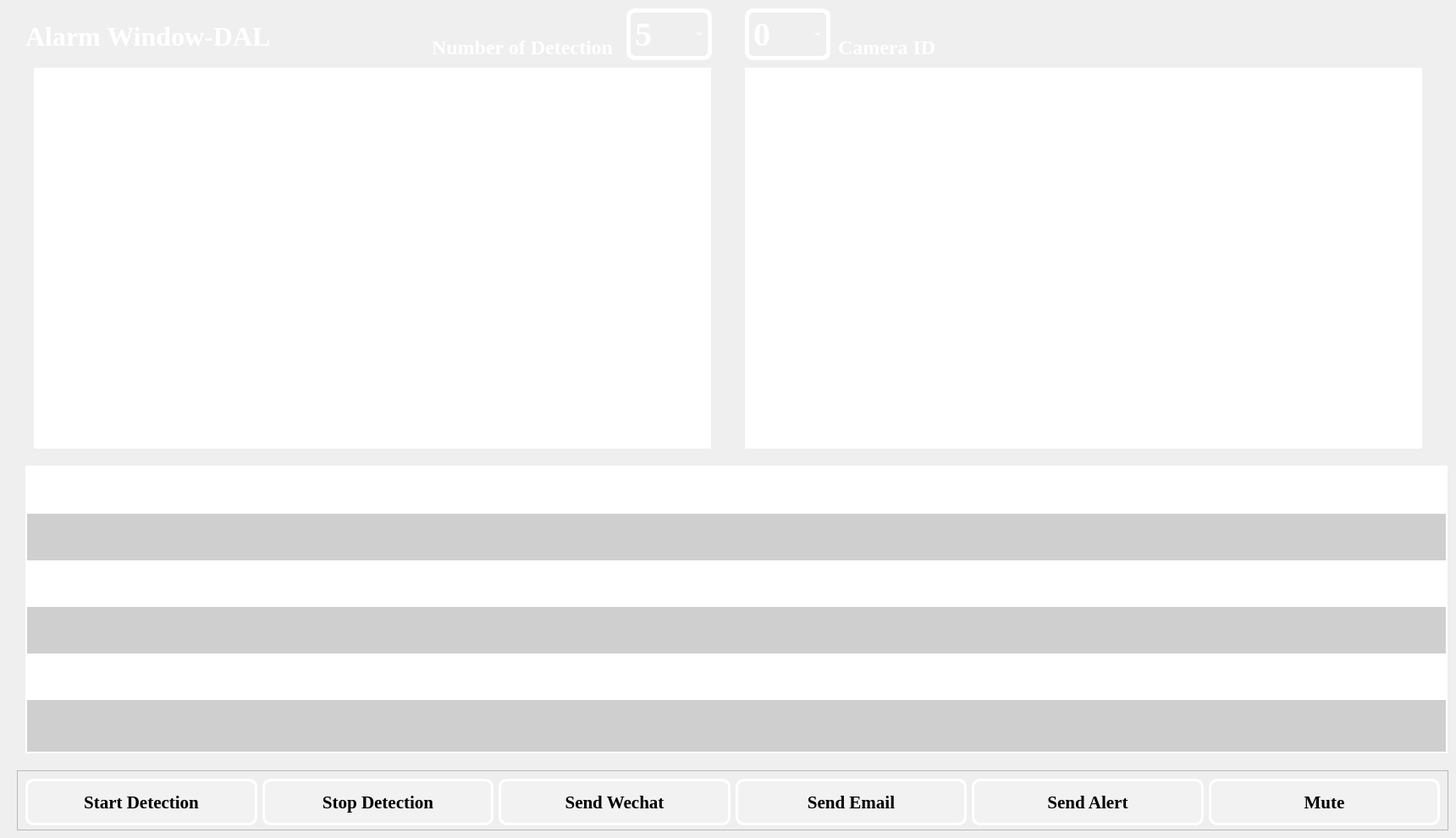
    <widget class="QWidget" name="page_2">
     <widget class="QLabel" name="label_5">
      <property name="geometry">
       <rect>
        <x>30</x>
        <y>20</y>
        <width>371</width>
        <height>45</height>
       </rect>
      </property>
      <property name="font">
       <font>
        <family>Times New Roman</family>
        <pointsize>24</pointsize>
        <weight>75</weight>
        <italic>false</italic>
        <bold>true</bold>
       </font>
      </property>
      <property name="styleSheet">
       <string notr="true">font: bold 24pt &quot;Times New Roman&quot;;
color: rgb(255, 255, 255);</string>
      </property>
      <property name="text">
       <string>Alarm Window-DAL</string>
      </property>
     </widget>
     <widget class="QFrame" name="frame_13">
      <property name="geometry">
       <rect>
        <x>40</x>
        <y>80</y>
        <width>800</width>
        <height>450</height>
       </rect>
      </property>
      <property name="styleSheet">
       <string notr="true">#frame_13{
 border-radius: 0px;           /* 直角边框 */
	background-color: rgb(255, 255, 255);
}</string>
      </property>
      <property name="frameShape">
       <enum>QFrame::StyledPanel</enum>
      </property>
      <property name="frameShadow">
       <enum>QFrame::Raised</enum>
      </property>
     </widget>
     <widget class="QFrame" name="frame_14">
      <property name="geometry">
       <rect>
        <x>880</x>
        <y>80</y>
        <width>800</width>
        <height>450</height>
       </rect>
      </property>
      <property name="styleSheet">
       <string notr="true">#frame_14{
 border-radius: 0px;           /* 直角边框 */
	background-color: rgb(255, 255, 255);
}</string>
      </property>
      <property name="frameShape">
       <enum>QFrame::StyledPanel</enum>
      </property>
      <property name="frameShadow">
       <enum>QFrame::Raised</enum>
      </property>
     </widget>
     <widget class="QTableWidget" name="tableWidget_2">
      <property name="geometry">
       <rect>
        <x>30</x>
        <y>550</y>
        <width>1680</width>
        <height>340</height>
       </rect>
      </property>
      <property name="styleSheet">
       <string notr="true">QTableWidget {
    background-color: white;      /* 白色背景 */
    border: 2px solid white;      /* 白色边框 */
    border-radius: 0px;           /* 直角边框 */
	font: 13pt &quot;Times New Roman&quot;;
color:black;
}
QHeaderView::section {
    background-color: #2f5597;
    color: white;
padding:10px;
	font: bold 12pt &quot;Times New Roman&quot;;
gridline-color: #2f5597;
}
QTableView {
background-color:#white;    
alternate-background-color: #cfcfcf;

text-align: center;
}
/* 强制覆盖角按钮样式 */
QTableWidget QTableCornerButton::section {
    background-color: #2f5597 !important;
}</string>
      </property>
      <property name="alternatingRowColors">
       <bool>true</bool>
      </property>
      <property name="showGrid">
       <bool>false</bool>
      </property>
      <property name="wordWrap">
       <bool>true</bool>
      </property>
      <property name="rowCount">
       <number>6</number>
      </property>
      <property name="columnCount">
       <number>5</number>
      </property>
      <attribute name="horizontalHeaderVisible">
       <bool>false</bool>
      </attribute>
      <attribute name="horizontalHeaderCascadingSectionResizes">
       <bool>false</bool>
      </attribute>
      <attribute name="horizontalHeaderMinimumSectionSize">
       <number>100</number>
      </attribute>
      <attribute name="horizontalHeaderDefaultSectionSize">
       <number>200</number>
      </attribute>
      <attribute name="horizontalHeaderShowSortIndicator" stdset="0">
       <bool>false</bool>
      </attribute>
      <attribute name="horizontalHeaderStretchLastSection">
       <bool>true</bool>
      </attribute>
      <attribute name="verticalHeaderVisible">
       <bool>false</bool>
      </attribute>
      <attribute name="verticalHeaderCascadingSectionResizes">
       <bool>false</bool>
      </attribute>
      <attribute name="verticalHeaderMinimumSectionSize">
       <number>50</number>
      </attribute>
      <attribute name="verticalHeaderDefaultSectionSize">
       <number>55</number>
      </attribute>
      <attribute name="verticalHeaderHighlightSections">
       <bool>false</bool>
      </attribute>
      <attribute name="verticalHeaderShowSortIndicator" stdset="0">
       <bool>false</bool>
      </attribute>
      <attribute name="verticalHeaderStretchLastSection">
       <bool>true</bool>
      </attribute>
      <row/>
      <row/>
      <row/>
      <row/>
      <row/>
      <row/>
      <column>
       <property name="text">
        <string>Date/Time</string>
       </property>
      </column>
      <column>
       <property name="text">
        <string>Area</string>
       </property>
      </column>
      <column>
       <property name="text">
        <string>Sub Area</string>
       </property>
      </column>
      <column>
       <property name="text">
        <string>Object</string>
       </property>
      </column>
      <column>
       <property name="text">
        <string>Text</string>
       </property>
      </column>
     </widget>
     <widget class="QFrame" name="frame_15">
      <property name="geometry">
       <rect>
        <x>20</x>
        <y>910</y>
        <width>1691</width>
        <height>71</height>
       </rect>
      </property>
      <property name="font">
       <font>
        <family>Times New Roman</family>
        <pointsize>16</pointsize>
       </font>
      </property>
      <property name="frameShape">
       <enum>QFrame::StyledPanel</enum>
      </property>
      <property name="frameShadow">
       <enum>QFrame::Raised</enum>
      </property>
      <layout class="QHBoxLayout" name="horizontalLayout_3">
       <item>
        <widget class="QPushButton" name="pushButton_19">
         <property name="minimumSize">
          <size>
           <width>0</width>
           <height>55</height>
          </size>
         </property>
         <property name="font">
          <font>
           <family>Times New Roman</family>
           <pointsize>16</pointsize>
           <weight>75</weight>
           <bold>true</bold>
          </font>
         </property>
         <property name="styleSheet">
          <string notr="true">
QPushButton {
    padding: 5px;
    border: 3px solid rgb(255, 255, 255);
    border-radius: 10px;
color:black;
	background-color: #f2f2f2;
}
/* 鼠标悬停效果 */
QPushButton:hover {
    background: rgb(190, 199, 211);

}

/* 按下效果 */
QPushButton:pressed {
   background: #4B6C8A;
}</string>
         </property>
         <property name="text">
          <string>Start Detection</string>
         </property>
        </widget>
       </item>
       <item>
        <widget class="QPushButton" name="pushButton_20">
         <property name="minimumSize">
          <size>
           <width>0</width>
           <height>55</height>
          </size>
         </property>
         <property name="font">
          <font>
           <family>Times New Roman</family>
           <pointsize>16</pointsize>
           <weight>75</weight>
           <bold>true</bold>
          </font>
         </property>
         <property name="styleSheet">
          <string notr="true">
QPushButton {
    padding: 5px;
    border: 3px solid rgb(255, 255, 255);
    border-radius: 10px;
color:black;
	background-color: #f2f2f2;
}
/* 鼠标悬停效果 */
QPushButton:hover {
    background: rgb(190, 199, 211);

}

/* 按下效果 */
QPushButton:pressed {
   background: #4B6C8A;
}</string>
         </property>
         <property name="text">
          <string>Stop Detection</string>
         </property>
        </widget>
       </item>
       <item>
        <widget class="QPushButton" name="pushButton_21">
         <property name="minimumSize">
          <size>
           <width>0</width>
           <height>55</height>
          </size>
         </property>
         <property name="font">
          <font>
           <family>Times New Roman</family>
           <pointsize>16</pointsize>
           <weight>75</weight>
           <bold>true</bold>
          </font>
         </property>
         <property name="styleSheet">
          <string notr="true">
QPushButton {
    padding: 5px;
    border: 3px solid rgb(255, 255, 255);
    border-radius: 10px;
color:black;
	background-color: #f2f2f2;
}
/* 鼠标悬停效果 */
QPushButton:hover {
    background: rgb(190, 199, 211);

}

/* 按下效果 */
QPushButton:pressed {
   background: #4B6C8A;
}</string>
         </property>
         <property name="text">
          <string>Send Wechat</string>
         </property>
        </widget>
       </item>
       <item>
        <widget class="QPushButton" name="pushButton_22">
         <property name="minimumSize">
          <size>
           <width>0</width>
           <height>55</height>
          </size>
         </property>
         <property name="font">
          <font>
           <family>Times New Roman</family>
           <pointsize>16</pointsize>
           <weight>75</weight>
           <bold>true</bold>
          </font>
         </property>
         <property name="styleSheet">
          <string notr="true">
QPushButton {
    padding: 5px;
    border: 3px solid rgb(255, 255, 255);
    border-radius: 10px;
color:black;
	background-color: #f2f2f2;
}
/* 鼠标悬停效果 */
QPushButton:hover {
    background: rgb(190, 199, 211);

}

/* 按下效果 */
QPushButton:pressed {
   background: #4B6C8A;
}</string>
         </property>
         <property name="text">
          <string>Send Email</string>
         </property>
        </widget>
       </item>
       <item>
        <widget class="QPushButton" name="pushButton_23">
         <property name="minimumSize">
          <size>
           <width>0</width>
           <height>55</height>
          </size>
         </property>
         <property name="font">
          <font>
           <family>Times New Roman</family>
           <pointsize>16</pointsize>
           <weight>75</weight>
           <bold>true</bold>
          </font>
         </property>
         <property name="styleSheet">
          <string notr="true">
QPushButton {
    padding: 5px;
    border: 3px solid rgb(255, 255, 255);
    border-radius: 10px;
color:black;
	background-color: #f2f2f2;
}
/* 鼠标悬停效果 */
QPushButton:hover {
    background: rgb(190, 199, 211);

}

/* 按下效果 */
QPushButton:pressed {
   background: #4B6C8A;
}</string>
         </property>
         <property name="text">
          <string>Send Alert</string>
         </property>
        </widget>
       </item>
       <item>
        <widget class="QPushButton" name="pushButton_27">
         <property name="minimumSize">
          <size>
           <width>0</width>
           <height>55</height>
          </size>
         </property>
         <property name="font">
          <font>
           <family>Times New Roman</family>
           <pointsize>16</pointsize>
           <weight>75</weight>
           <bold>true</bold>
          </font>
         </property>
         <property name="styleSheet">
          <string notr="true">
QPushButton {
    padding: 5px;
    border: 3px solid rgb(255, 255, 255);
    border-radius: 10px;
color:black;
	background-color: #f2f2f2;
}
/* 鼠标悬停效果 */
QPushButton:hover {
    background: rgb(190, 199, 211);

}

/* 按下效果 */
QPushButton:pressed {
   background: #4B6C8A;
}</string>
         </property>
         <property name="text">
          <string>Mute</string>
         </property>
        </widget>
       </item>
      </layout>
      <zorder>pushButton_20</zorder>
      <zorder>pushButton_21</zorder>
      <zorder>pushButton_22</zorder>
      <zorder>pushButton_23</zorder>
      <zorder>pushButton_27</zorder>
      <zorder>pushButton_19</zorder>
     </widget>
     <widget class="QPushButton" name="pushButton_57">
      <property name="geometry">
       <rect>
        <x>1630</x>
        <y>20</y>
        <width>51</width>
        <height>51</height>
       </rect>
      </property>
      <property name="styleSheet">
       <string notr="true">
/* 基础样式（包含图标） */
QPushButton {
    
	border-image: url(:/icons/icons/暂停 (1).png);
    border: none;            /* 移除默认边框 */
    padding: 0px;            /* 确保图片不被内边距挤压 */
border-radius:0px;
}

/* 鼠标悬停效果 */
QPushButton:hover {
    background:rgb(65, 119, 211);     /* 悬停时覆盖背景色 */
}

/* 按下效果 */
QPushButton:pressed {
    background: #4B6C8A;     /* 按下时覆盖背景色 */
}</string>
      </property>
      <property name="text">
       <string/>
      </property>
     </widget>
     <widget class="QComboBox" name="comboBox_30">
      <property name="geometry">
       <rect>
        <x>880</x>
        <y>10</y>
        <width>101</width>
        <height>61</height>
       </rect>
      </property>
      <property name="font">
       <font>
        <family>Times New Roman</family>
        <pointsize>30</pointsize>
        <weight>75</weight>
        <bold>true</bold>
       </font>
      </property>
      <property name="styleSheet">
       <string notr="true">
QComboBox {
    padding: 5px;
    border: 5px solid rgb(255, 255, 255);
    border-radius: 10px;
background-color:transparent;
color:rgb(255, 255, 255)
}
QComboBox::drop-down {
    width: 20px;  /* 下拉箭头宽度 */
}</string>
      </property>
      <item>
       <property name="text">
        <string>0</string>
       </property>
      </item>
      <item>
       <property name="text">
        <string>1</string>
       </property>
      </item>
      <item>
       <property name="text">
        <string>2</string>
       </property>
      </item>
      <item>
       <property name="text">
        <string>3</string>
       </property>
      </item>
      <item>
       <property name="text">
        <string>4</string>
       </property>
      </item>
      <item>
       <property name="text">
        <string>5</string>
       </property>
      </item>
      <item>
       <property name="text">
        <string>6</string>
       </property>
      </item>
      <item>
       <property name="text">
        <string>7</string>
       </property>
      </item>
      <item>
       <property name="text">
        <string>8</string>
       </property>
      </item>
      <item>
       <property name="text">
        <string>9</string>
       </property>
      </item>
      <item>
       <property name="text">
        <string>10</string>
       </property>
      </item>
     </widget>
     <widget class="QComboBox" name="comboBox_34">
      <property name="geometry">
       <rect>
        <x>740</x>
        <y>10</y>
        <width>101</width>
        <height>61</height>
       </rect>
      </property>
      <property name="font">
       <font>
        <family>Times New Roman</family>
        <pointsize>30</pointsize>
        <weight>75</weight>
        <bold>true</bold>
       </font>
      </property>
      <property name="styleSheet">
       <string notr="true">
QComboBox {
    padding: 5px;
    border: 5px solid rgb(255, 255, 255);
    border-radius: 10px;
background-color:transparent;
color:rgb(255, 255, 255)
}
QComboBox::drop-down {
    width: 20px;  /* 下拉箭头宽度 */
}</string>
      </property>
      <item>
       <property name="text">
        <string>5</string>
       </property>
      </item>
      <item>
       <property name="text">
        <string>1</string>
       </property>
      </item>
      <item>
       <property name="text">
        <string>2</string>
       </property>
      </item>
      <item>
       <property name="text">
        <string>3</string>
       </property>
      </item>
      <item>
       <property name="text">
        <string>4</string>
       </property>
      </item>
      <item>
       <property name="text">
        <string>6</string>
       </property>
      </item>
      <item>
       <property name="text">
        <string>7</string>
       </property>
      </item>
      <item>
       <property name="text">
        <string>8</string>
       </property>
      </item>
      <item>
       <property name="text">
        <string>9</string>
       </property>
      </item>
      <item>
       <property name="text">
        <string>10</string>
       </property>
      </item>
      <item>
       <property name="text">
        <string>11</string>
       </property>
      </item>
      <item>
       <property name="text">
        <string>12</string>
       </property>
      </item>
      <item>
       <property name="text">
        <string>13</string>
       </property>
      </item>
      <item>
       <property name="text">
        <string>14</string>
       </property>
      </item>
      <item>
       <property name="text">
        <string>15</string>
       </property>
      </item>
      <item>
       <property name="text">
        <string>16</string>
       </property>
      </item>
      <item>
       <property name="text">
        <string>17</string>
       </property>
      </item>
      <item>
       <property name="text">
        <string>18</string>
       </property>
      </item>
      <item>
       <property name="text">
        <string>19</string>
       </property>
      </item>
      <item>
       <property name="text">
        <string>20</string>
       </property>
      </item>
     </widget>
     <widget class="QLabel" name="label_23">
      <property name="geometry">
       <rect>
        <x>510</x>
        <y>40</y>
        <width>221</width>
        <height>31</height>
       </rect>
      </property>
      <property name="font">
       <font>
        <family>Times New Roman</family>
        <pointsize>18</pointsize>
        <weight>75</weight>
        <italic>false</italic>
        <bold>true</bold>
       </font>
      </property>
      <property name="styleSheet">
       <string notr="true">font: bold 18pt &quot;Times New Roman&quot;;
color: rgb(255, 255, 255);</string>
      </property>
      <property name="text">
       <string>Number of Detection</string>
      </property>
     </widget>
     <widget class="QLabel" name="label_29">
      <property name="geometry">
       <rect>
        <x>990</x>
        <y>40</y>
        <width>121</width>
        <height>31</height>
       </rect>
      </property>
      <property name="font">
       <font>
        <family>Times New Roman</family>
        <pointsize>18</pointsize>
        <weight>75</weight>
        <italic>false</italic>
        <bold>true</bold>
       </font>
      </property>
      <property name="styleSheet">
       <string notr="true">font: bold 18pt &quot;Times New Roman&quot;;
color: rgb(255, 255, 255);</string>
      </property>
      <property name="text">
       <string>Camera ID</string>
      </property>
     </widget>
    </widget>
